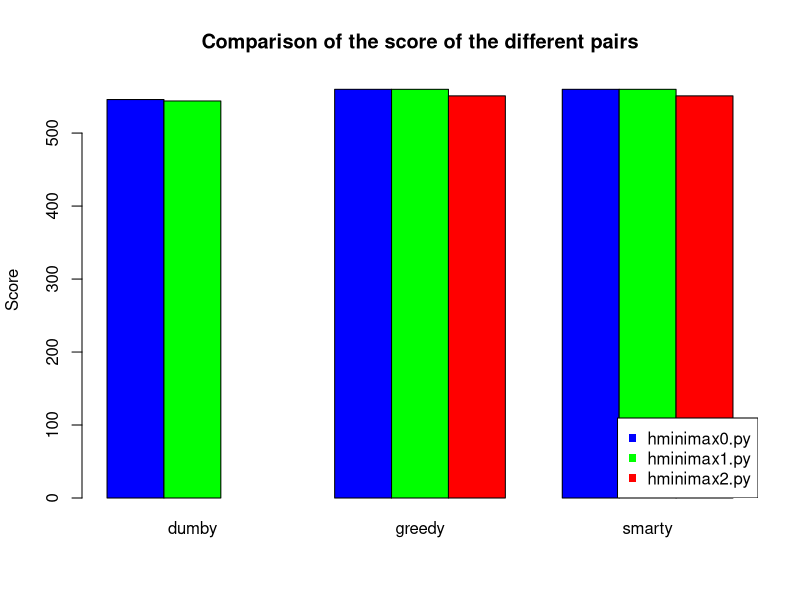

This chart was generated by the following R code:
dumby_score <- c(546, 544, -Inf)
greedy_score <- c(560, 560, 551)
smarty_score <- c(560, 560, 551)

colors <- c("blue", "green", "red", "blue", "green", "red", "blue", "green", "red")

barplot(cbind(dumby_score, greedy_score, smarty_score), beside = TRUE, names.arg = c("dumby", "greedy", "smarty"), col = colors, ylim = c(0,570), main = "Comparison of the score of the different pairs", ylab = "Score")
legend("bottomright", legend = c("hminimax0.py", "hminimax1.py", "hminimax2.py"), col=c("blue", "green", "red"), pch = c(15,15))

